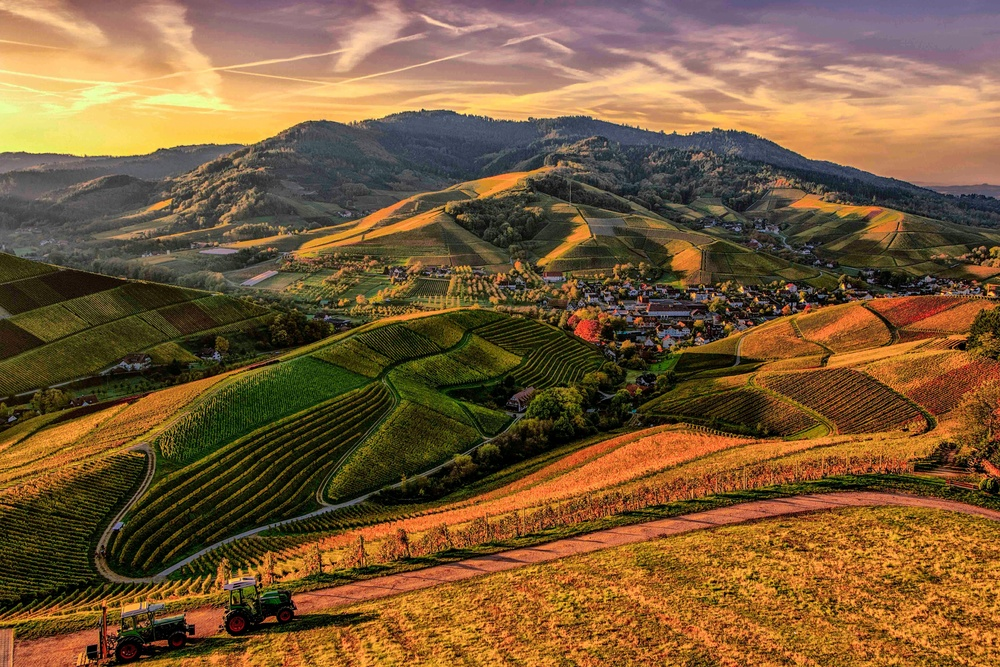
#> input picture Traitement Images/images/landscape.jpg, 1000 x 667 px, shrunk from 5472 x 3648 before the run, found by its file name
$ python Ex1.py   (older library calls are emulated)
#> lines starting #> are read from the running program, lines starting #| are printed output that depends on the picture
import cv2
import numpy as np
import os

# Créer un dossier 'images' s'il n'existe pas déjà
output_dir = 'images'
if not os.path.exists(output_dir):
    os.makedirs(output_dir)

# Charger l'image en niveaux de gris
image_path = os.getcwd()+'/Traitement Images/images/landscape.jpg'
img = cv2.imread(image_path, cv2.IMREAD_GRAYSCALE)
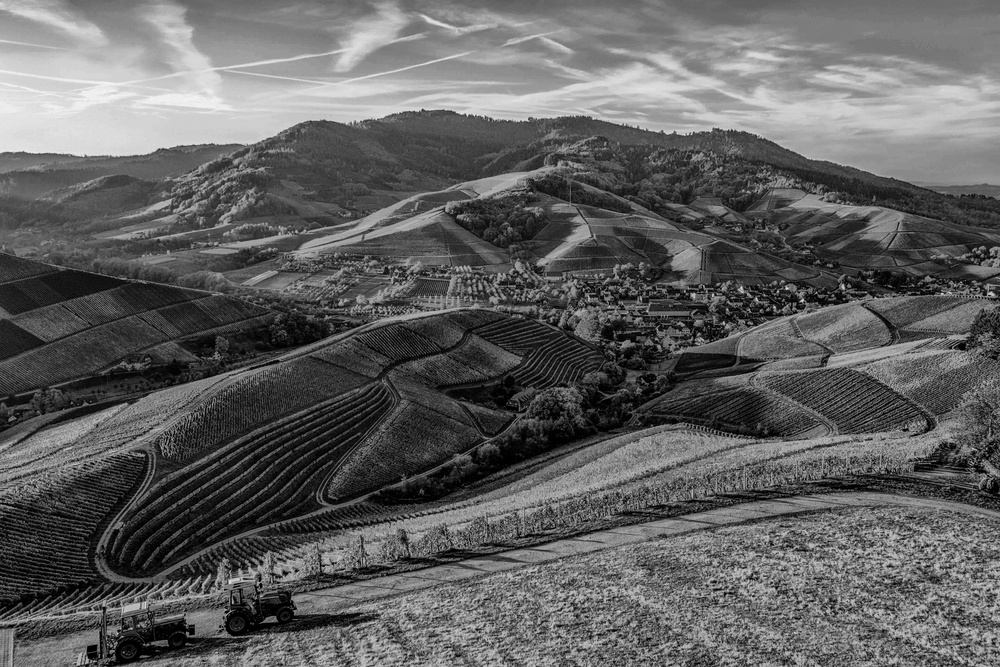
#> img: shape (667, 1000); min 0, max 245, mean 96.7

if img is None:
    print("L'image n'a pas pu être chargée. Vérifiez le chemin spécifié.")
    exit()

# Filtre Sobel (Contours verticaux et horizontaux)
def sobel_filter(img):
    sobelx = cv2.Sobel(img, cv2.CV_64F, 1, 0, ksize=5)  # Sobel horizontal
    sobely = cv2.Sobel(img, cv2.CV_64F, 0, 1, ksize=5)  # Sobel vertical
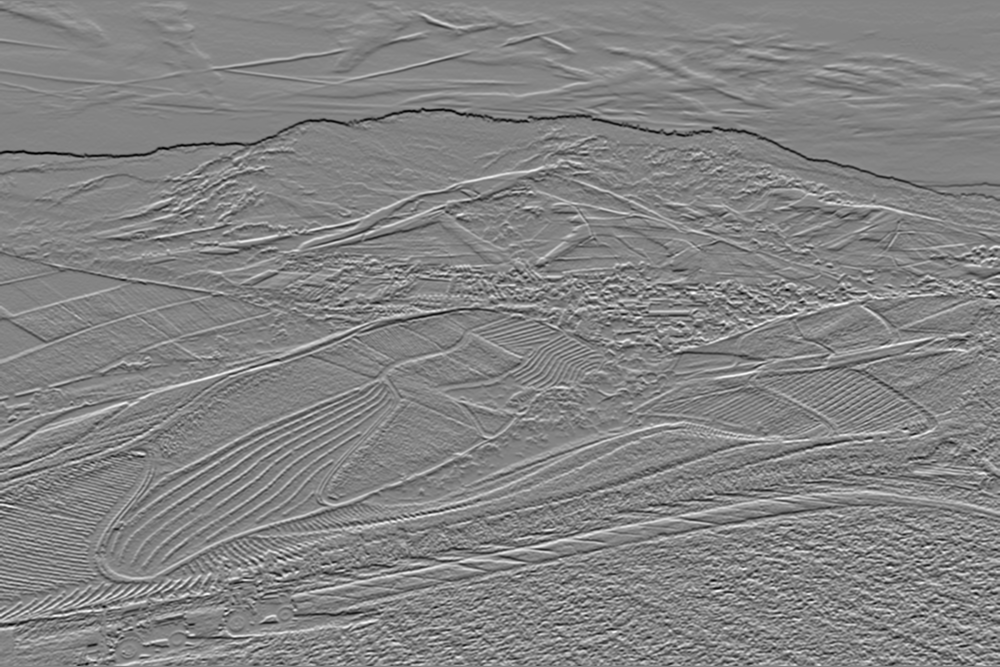
#> sobely: shape (667, 1000) float64; min -6960, max 6505, mean 0.3; drawn with min black and max white
    sobel = cv2.magnitude(sobelx, sobely)
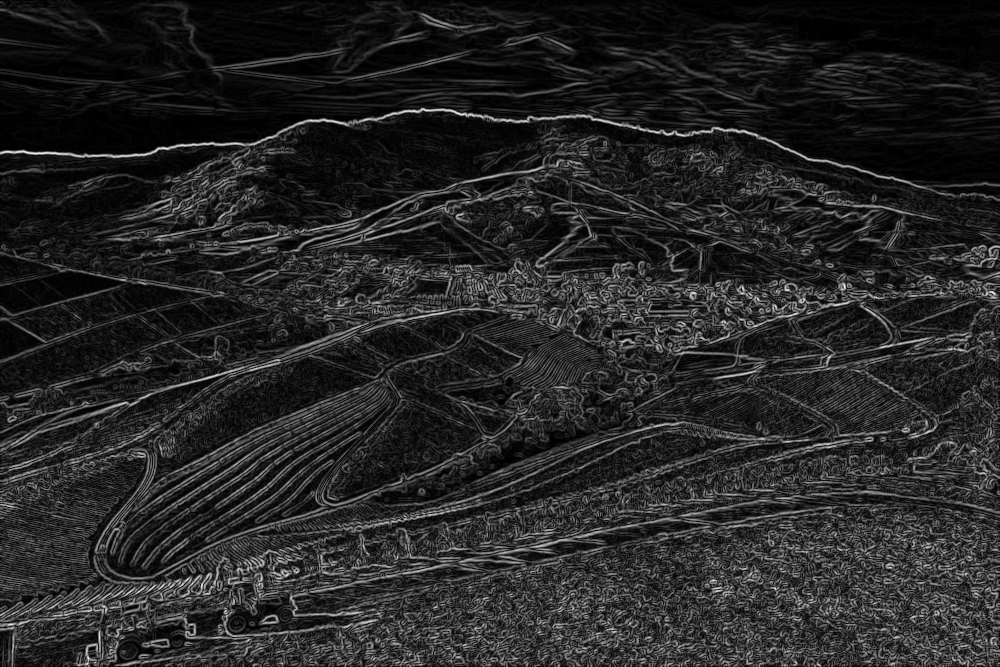
#> sobel: shape (667, 1000) float64; min 0, max 7565.3, mean 1139.3; drawn with min black and max white
    sobel = np.uint8(sobel)
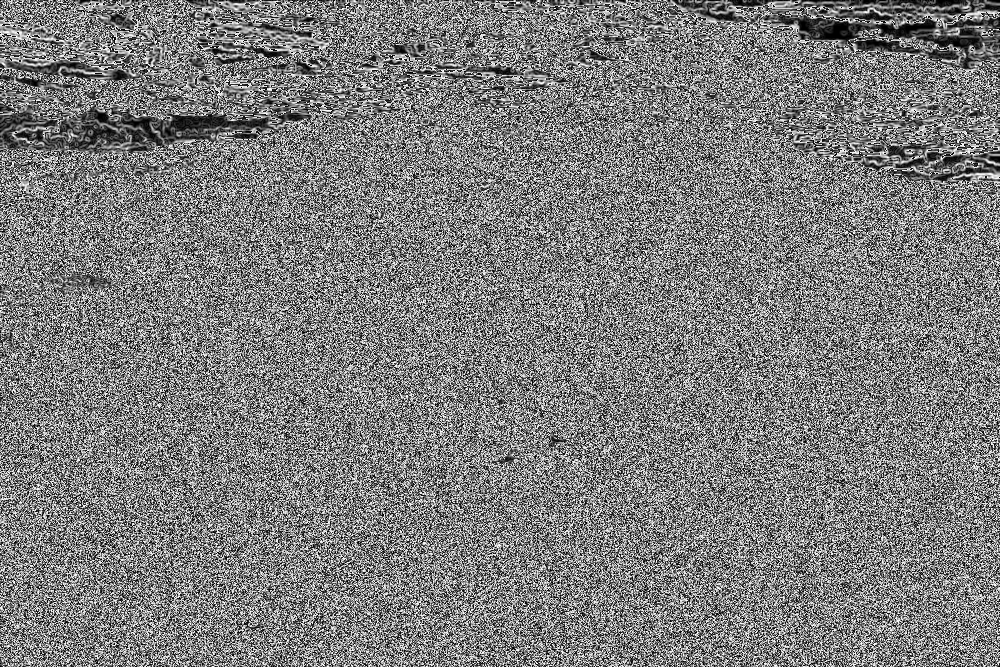
#> sobel: shape (667, 1000); min 0, max 255, mean 125
    return sobel

# Transformation de Fourier
def fourier_transform(img):
    dft = cv2.dft(np.float32(img), flags=cv2.DFT_COMPLEX_OUTPUT)
    dft_shift = np.fft.fftshift(dft)

    magnitude_spectrum = 20 * np.log(cv2.magnitude(dft_shift[:, :, 0], dft_shift[:, :, 1]) + 1)
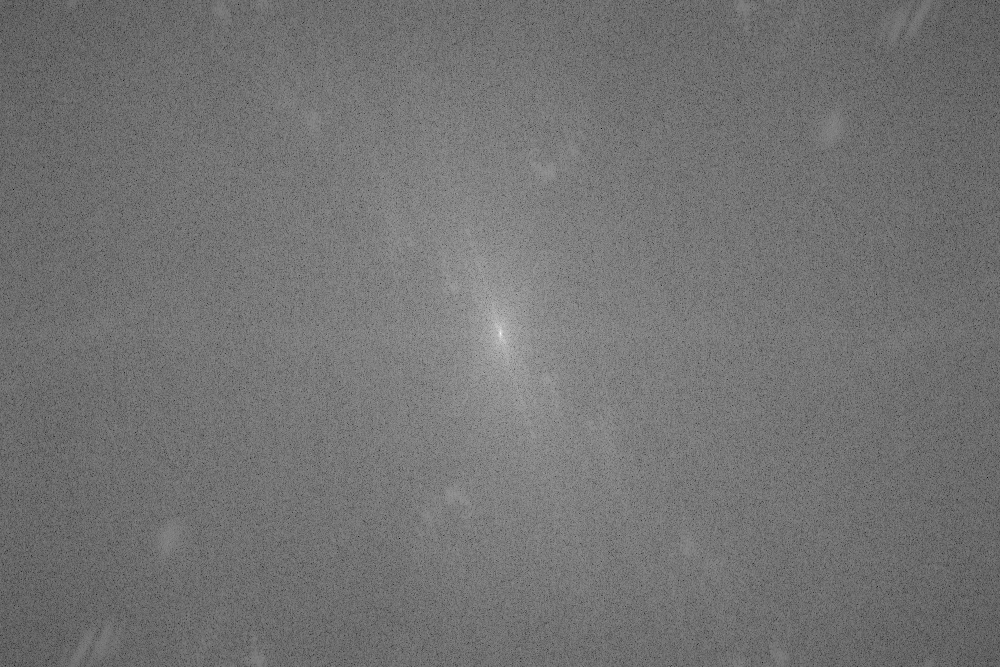
#> magnitude_spectrum: shape (667, 1000) float32; min 40.47, max 359.6, mean 185; drawn with min black and max white

    return dft_shift, magnitude_spectrum

# Transformation inverse de Fourier
def inverse_fourier_transform(dft_shift):
    f_ishift = np.fft.ifftshift(dft_shift)
    img_back = cv2.idft(f_ishift)
    img_back = cv2.magnitude(img_back[:, :, 0], img_back[:, :, 1])

    img_back = cv2.normalize(img_back, None, 0, 255, cv2.NORM_MINMAX)
    img_back = np.uint8(img_back)

    return img_back

# Segmentation par seuillage adaptatif
def adaptive_threshold(img):
    th = cv2.adaptiveThreshold(img, 255, cv2.ADAPTIVE_THRESH_GAUSSIAN_C,
                               cv2.THRESH_BINARY, 11, 2)
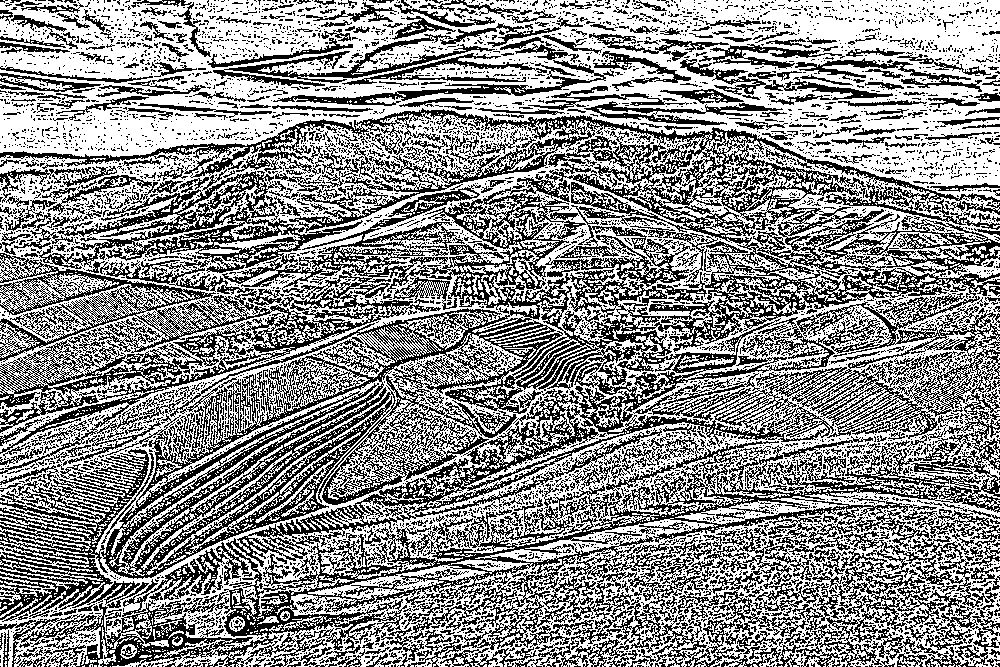
#> th: shape (667, 1000); 55.9% white; black in thin lines or dots
    return th

# Fonction pour sauvegarder l'image
def save_image(image, filename):
    output_path = os.path.join(output_dir, filename)
    cv2.imwrite(output_path, image)

# Afficher les fenêtres et quitter avec les touches spécifiques
def main():
    sobel = sobel_filter(img)
    dft_shift, magnitude_spectrum = fourier_transform(img)
    img_back = inverse_fourier_transform(dft_shift)
    thresholded = adaptive_threshold(img)
    closed_windows = 0

    # Sauvegarder les images après transformation
    save_image(sobel, os.getcwd()+'/Traitement Images/images/sobel_contours.png')
    save_image(np.uint8(magnitude_spectrum), os.getcwd()+'/Traitement Images/images/fourier_spectrum.png')
#> in save_image (call 2), `cv2.imwrite(output_path, image)`:
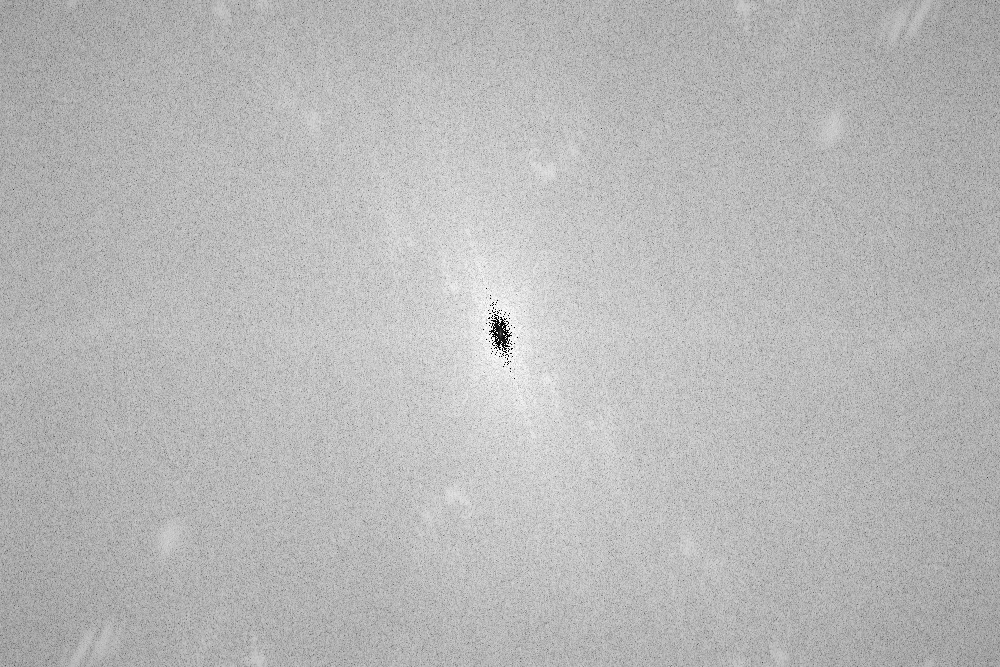
#> saved as fourier_spectrum.png: shape (667, 1000); min 0, max 255, mean 184.3
    save_image(img_back, os.getcwd()+'/Traitement Images/images/inverse_fourier.png')
    save_image(thresholded, os.getcwd()+'/Traitement Images/images/adaptive_threshold.png')

    # Afficher les fenêtres
    cv2.imshow('Sobel - Détection de contours', sobel)
    cv2.imshow('Transformation de Fourier - Spectre de fréquence', magnitude_spectrum)
    cv2.imshow('Transformation inverse de Fourier', img_back)
    cv2.imshow('Segmentation par seuillage adaptatif', thresholded)

    # Boucle pour fermer chaque fenêtre une par une
    while True:
        key = cv2.waitKey(1) & 0xFF
#> (key Esc is pressed here)
        if key == ord('1'):
            cv2.destroyWindow('Sobel - Détection de contours')
            closed_windows += 1
        elif key == ord('2'):
            cv2.destroyWindow('Transformation de Fourier - Spectre de fréquence')
            closed_windows += 1
        elif key == ord('3'):
            cv2.destroyWindow('Transformation inverse de Fourier')
            closed_windows += 1
        elif key == ord('4'):
            cv2.destroyWindow('Segmentation par seuillage adaptatif')
            closed_windows += 1

        # Quitter automatiquement une fois que toutes les fenêtres sont fermées
        if closed_windows == 4:
            break

    cv2.destroyAllWindows()

if __name__ == "__main__":
    main()

$ run again, with Masquage et ROI/images/image.jpg copied over Traitement Images/images/landscape.jpg
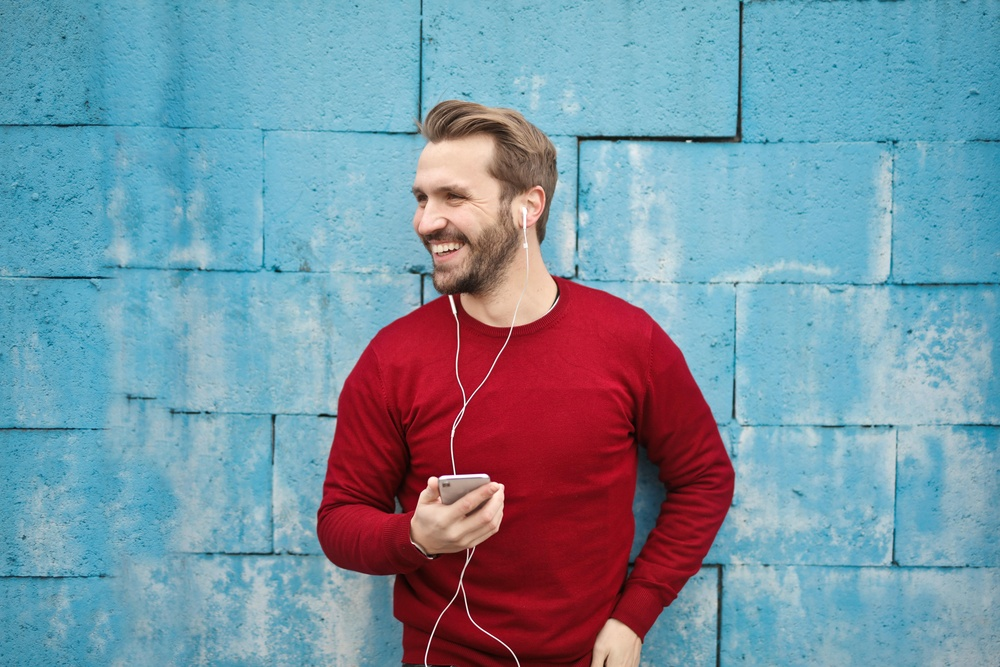
#> input picture Masquage et ROI/images/image.jpg, 1000 x 667 px, shrunk from 6100 x 4069 before the run, found by its file name
#> in adaptive_threshold, `th = cv2.adaptiveThreshold(img, 255, cv2.ADAPTIVE_THRESH_GAUSSIAN_C, c..`:
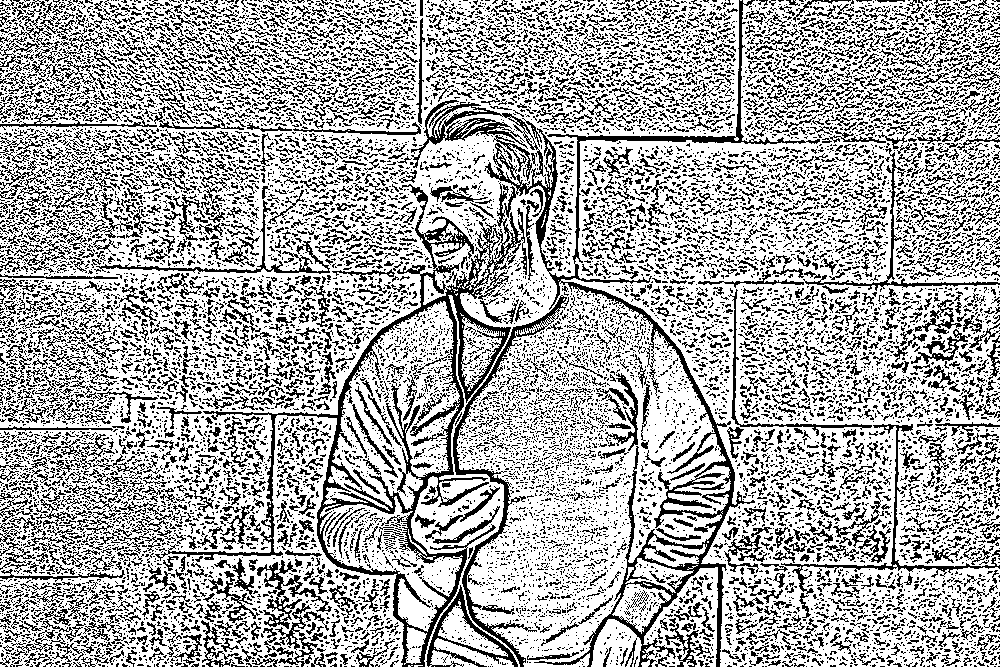
#> th: shape (667, 1000); 67.8% white; black in thin lines or dots
#> in save_image (call 2), `cv2.imwrite(output_path, image)`:
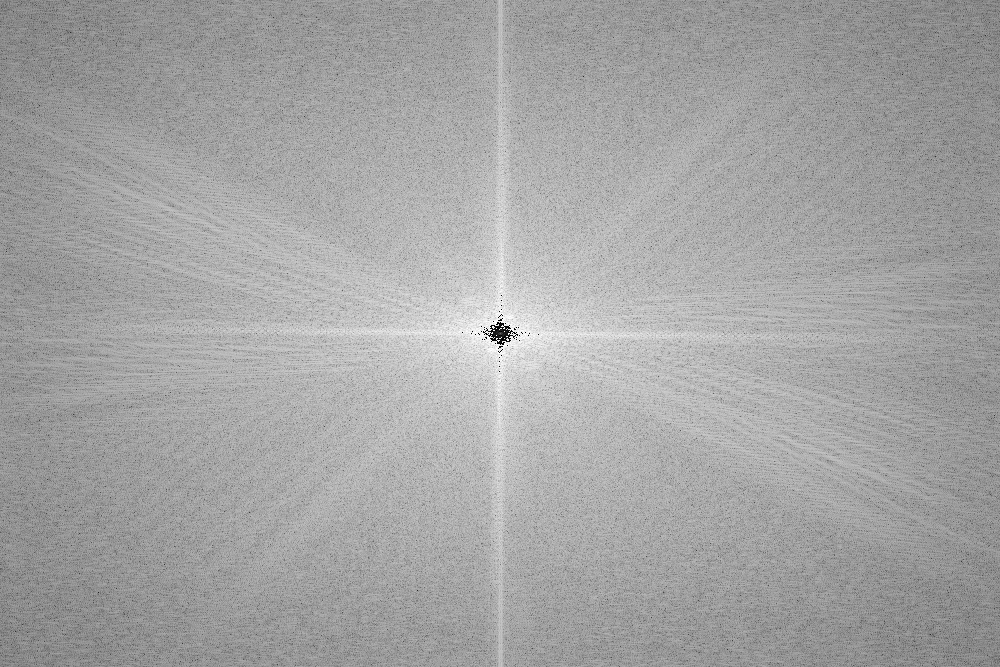
#> saved as fourier_spectrum.png: shape (667, 1000); min 0, max 255, mean 164
